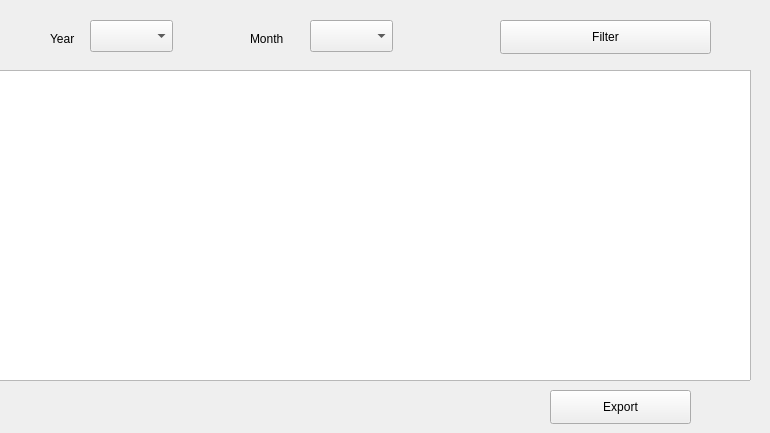
      <widget class="QWidget" name="tab_24">
       <attribute name="title">
        <string>Monthly </string>
       </attribute>
       <widget class="QTableWidget" name="tableWidget_8">
        <property name="geometry">
         <rect>
          <x>-10</x>
          <y>70</y>
          <width>761</width>
          <height>311</height>
         </rect>
        </property>
       </widget>
       <widget class="QPushButton" name="pushButton_29">
        <property name="geometry">
         <rect>
          <x>500</x>
          <y>20</y>
          <width>211</width>
          <height>34</height>
         </rect>
        </property>
        <property name="text">
         <string>Filter</string>
        </property>
        <property name="icon">
         <iconset>
          <normaloff>icons/filter.png</normaloff>icons/filter.png</iconset>
        </property>
        <property name="iconSize">
         <size>
          <width>20</width>
          <height>20</height>
         </size>
        </property>
       </widget>
       <widget class="QComboBox" name="comboBox_15">
        <property name="geometry">
         <rect>
          <x>310</x>
          <y>20</y>
          <width>83</width>
          <height>32</height>
         </rect>
        </property>
       </widget>
       <widget class="QComboBox" name="comboBox_16">
        <property name="geometry">
         <rect>
          <x>90</x>
          <y>20</y>
          <width>83</width>
          <height>32</height>
         </rect>
        </property>
       </widget>
       <widget class="QLabel" name="label_24">
        <property name="geometry">
         <rect>
          <x>50</x>
          <y>30</y>
          <width>58</width>
          <height>18</height>
         </rect>
        </property>
        <property name="text">
         <string>Year</string>
        </property>
       </widget>
       <widget class="QLabel" name="label_25">
        <property name="geometry">
         <rect>
          <x>250</x>
          <y>30</y>
          <width>58</width>
          <height>18</height>
         </rect>
        </property>
        <property name="text">
         <string>Month</string>
        </property>
       </widget>
       <widget class="QPushButton" name="pushButton_45">
        <property name="geometry">
         <rect>
          <x>550</x>
          <y>390</y>
          <width>141</width>
          <height>34</height>
         </rect>
        </property>
        <property name="text">
         <string>Export</string>
        </property>
        <property name="icon">
         <iconset>
          <normaloff>icons/export.png</normaloff>icons/export.png</iconset>
        </property>
        <property name="iconSize">
         <size>
          <width>20</width>
          <height>20</height>
         </size>
        </property>
       </widget>
      </widget>
